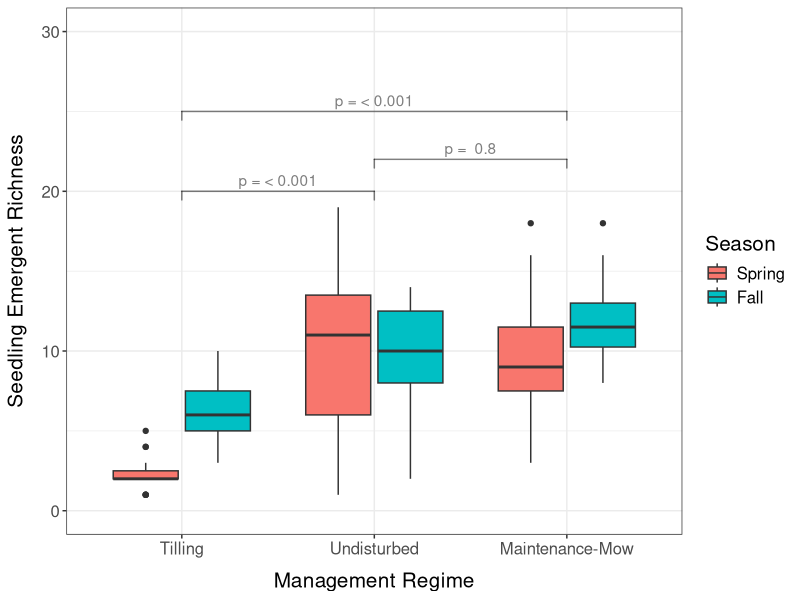
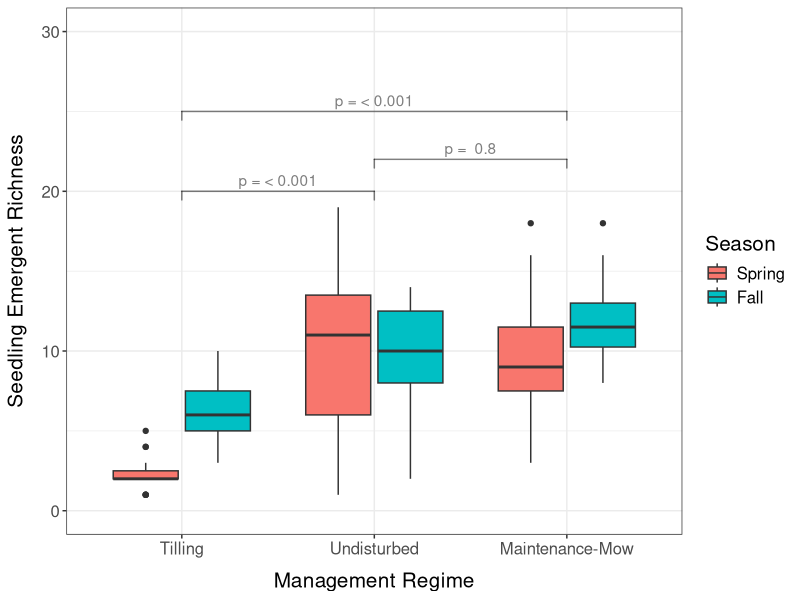

Write R code to recreate these figures, in order.
library(here)     # for creating relative file-paths
library(dplyr)    # for manipulating data
library(ggplot2)  # for visualizing data
library(lme4)     # for running regression models
library(emmeans)  # for doing pairwise comparisons
library(tidyr)    # for tidying data
library(ggsignif) # for visualizing pairwise comparisons

# import ----

spr_sb <- read.csv(
  here("data", "analysis_data", "spring_seedbank.csv"),
  row.names = 1
)

fall_sb <- read.csv(
  here("data", "analysis_data", "fall_seedbank.csv"),
  row.names = 1
)

sb_taxon <- read.csv(
  here("data", "input_data", 
       "seed_bank_taxonomy.csv")
)

# check packaging ----
glimpse(spr_sb)
glimpse(fall_sb)

# clean data ----

sb <- rbind(fall_sb, spr_sb)

# get community-level abundance and species richness
sb_comm <- sb %>%
  group_by(season, site_name, site_code, treatment, plot) %>%
  summarize(
    abund = sum(total_abund, na.rm = TRUE),
    species_richness = dplyr::n_distinct(spp_code)
  ) %>%
  ungroup() %>%
  mutate(
    season = factor(season, levels = c("Spring", "Fall")), 
    treatment = factor(treatment, levels = c("RES", "MOW", "TIL"))
  )

# add zeros to plots with no seed bank info (representing zero germination)
sb_comm_tidy <- sb_comm %>%
  
  # Spring, T2_1, plot 13
  tibble::add_row(
    season = "Spring", 
    site_name = "VICP", 
    site_code = "T2_1",
    treatment = "TIL",
    plot = 13, 
    abund = 0,
    species_richness = 0, 
  ) %>%
  
  # Spring, T2_1, plot 15
  tibble::add_row(
    season = "Spring", 
    site_name = "VICP", 
    site_code = "T2_1",
    treatment = "TIL",
    plot = 15, 
    abund = 0,
    species_richness = 0, 
  ) %>%
  
  # Spring, T2_3, plot 21
  tibble::add_row(
    season = "Spring", 
    site_name = "KENN", 
    site_code = "T2_3",
    treatment = "TIL",
    plot = 21, 
    abund = 0,
    species_richness = 0, 
  ) %>%
  
  # Spring, T2_3, plot 25
  tibble::add_row(
    season = "Spring", 
    site_name = "KENN", 
    site_code = "T2_3",
    treatment = "TIL",
    plot = 25, 
    abund = 0,
    species_richness = 0, 
  ) 

# regression model ----

glmer_richness <- glmer(
  formula = species_richness ~ treatment + season + (1|site_code), 
  family = poisson(link = "log"),
  data = sb_comm
)

# pairwise comparisons ----

rich_emm_trt <- emmeans(
  glmer_richness, 
  "treatment", 
  lmer.df = "satterthwaite"
)

# get summary of comparisons, coefficients, and p-values
pairs_rich_trt <- as.data.frame(pairs(rich_emm_trt))

# obtain p-value for comparison between 
# undisturbed and tilling
pairs_til_res <- pairs_rich_trt %>%
  filter(contrast == "RES - TIL") %>%
  # use p < 0.001 if the p-value is really small 
  mutate(p.value = case_when(
    p.value < 0.001 ~ 0.001)
  ) %>%
  pull(p.value) 

# obtain p-value for comparison between 
# maintenance-mowing and undisturbed
pairs_mow_res <- pairs_rich_trt %>%
  filter(contrast == "RES - MOW") %>%
  pull(p.value) %>%
  signif(digits = 1)

# obtain p-value for comparison between
# maintenance-mowing and tilling
pairs_mow_til <- pairs_rich_trt %>%
  filter(contrast == "MOW - TIL") %>%
  # use p < 0.001 if the p-value is really small 
  mutate(p.value = case_when(
    p.value < 0.001 ~ 0.001)
  ) %>%
  pull(p.value) 

# plot ----

# adjust x-axis labels (i.e., management regimes)
# for readability
sb_data_viz <- sb_comm %>%
  
  mutate(
    treatment = as.character(treatment), 
    treatment = case_when(
      treatment == "MOW" ~ "Maintenance-Mow", 
      treatment == "RES" ~ "Undisturbed",
      treatment == "TIL" ~ "Tilling"
    ), 
    treatment = factor(
      treatment, levels = c("Tilling", "Undisturbed", "Maintenance-Mow")) 
  ) 

(sb_rich_plot <- sb_data_viz %>%
    ggplot(aes(x = treatment, y = species_richness, fill = season)) +
    geom_boxplot() + 
    
    # pairwise significance between tilling and undisturbed
    geom_signif(
      y_position = 20, 
      xmin = 1, 
      xmax = 2, 
      annotation = paste("p = <", as.character(pairs_til_res)),
      alpha = 0.5
    ) + 
    
    # pairwise significance between mowing and undisturbed  
    geom_signif(
      y_position = 22, 
      xmin = 2, 
      xmax = 3, 
      annotation = paste("p = ", as.character(pairs_mow_res)), 
      alpha = 0.5
    ) +   
    
    # pairwise significance between mowing and tilling  
    geom_signif(
      y_position = 25, 
      xmin = 1, 
      xmax = 3, 
      annotation =  paste("p = <", as.character(pairs_mow_til)),
      alpha = 0.5
    ) + 
    
    labs(
      x = "Management Regime", 
      y = "Seedling Emergent Richness"
    ) + 
    
    ylim(0, 30)  + 
    
    scale_fill_discrete(name = "Season") + 
    
    theme_bw() + 
    theme(
      axis.title.x = element_text(
        margin = margin(t = 10, r = 0, b = 0, l = 0)
      ),
      axis.title.y = element_text(
        margin = margin(t = 0, r = 10, b = 0, l = 0)
      ),
      text = element_text(size = 15)
    )
)

# save to disk ----

ggsave(
  filename = here("output", "results", "figure-2.svg"), 
  device = "svg", 
  units = "in",
  height = 5, 
  width = 7
)
